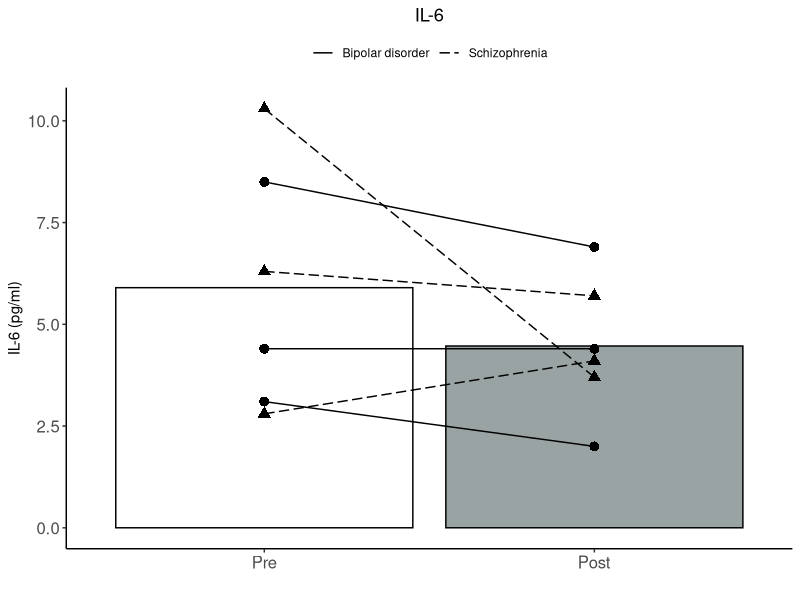
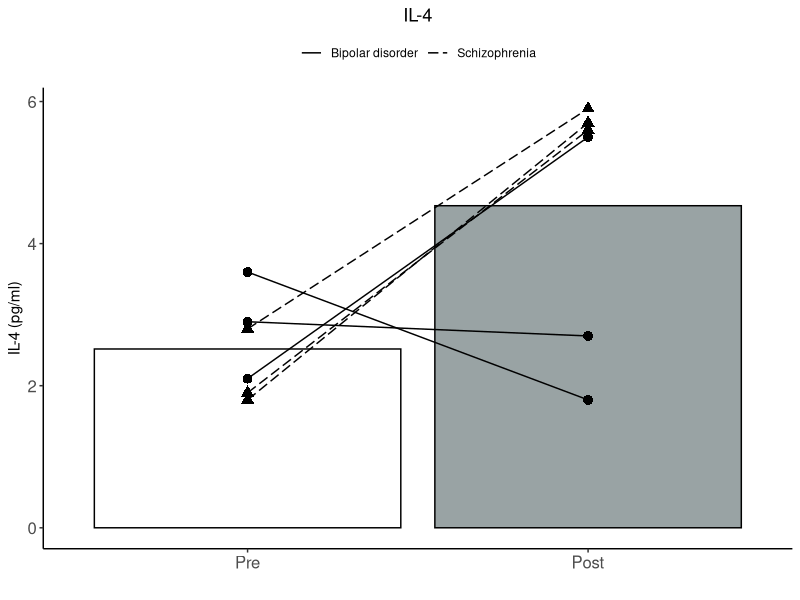
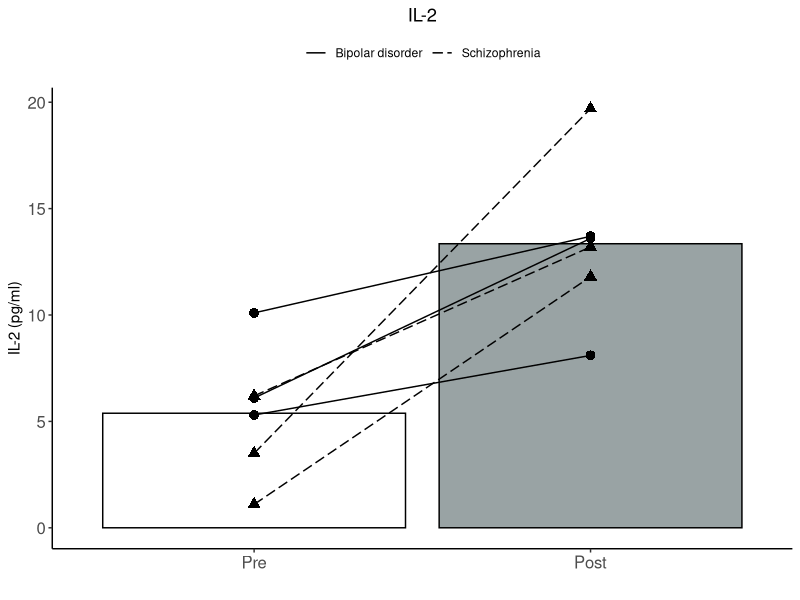
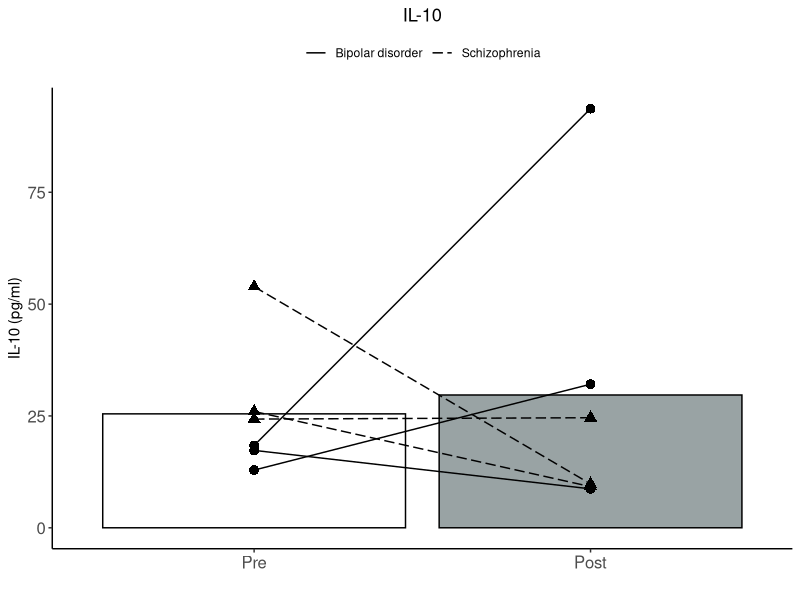
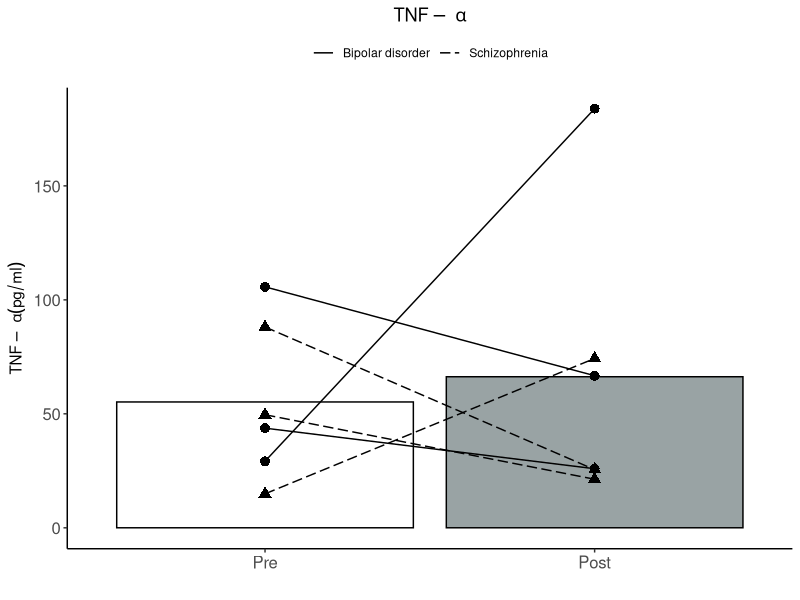
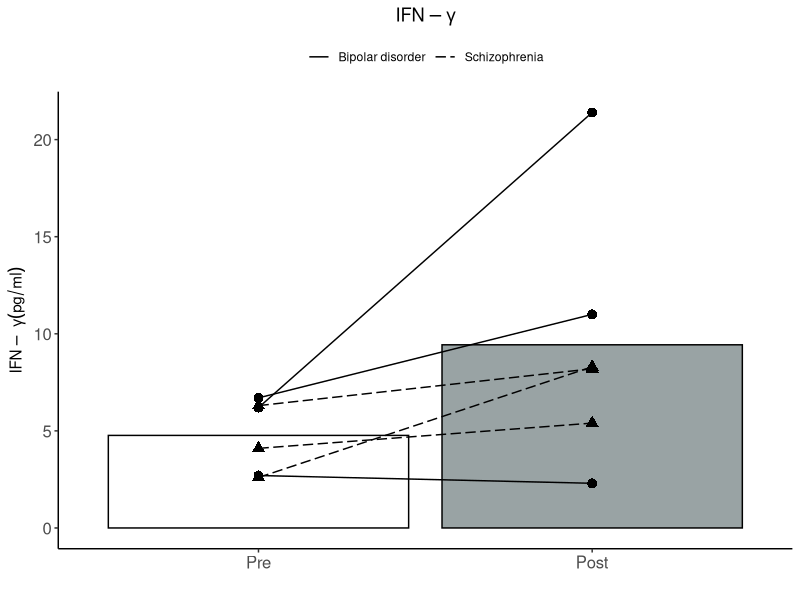
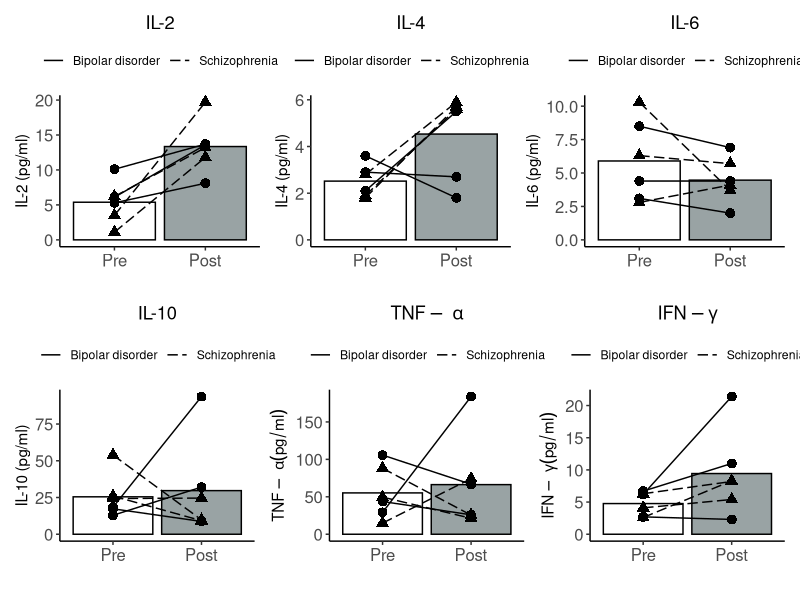

Write R code to recreate these figures, in order.
# Packages ------------------------------------------------------------------------------------
library(tidyverse)
library(patchwork)

# Loading data --------------------------------------------------------------------------------
df <- read_delim("chronic_effect.csv",
                 delim = ";",
                 escape_double = FALSE,
                 trim_ws = TRUE)

# Plot ----------------------------------------------------------------------------------------
## Acute response
### IL-6
il6 <-
  df |>
  ggplot(aes(x = tempo,
             y = il6,
             fill = tempo)) +
  geom_col(
    data = ~group_by(.x,
                     tempo)  |>
      summarize(il6 = mean(il6))  |>
      ungroup(),
    color = "black",
    fill = c("white", "#99A3A4"),
    show.legend = FALSE
  ) +
  geom_point(aes(shape = grupo),
             size = 3,
             show.legend = FALSE) +
  geom_line(aes(group = sujeito,
                linetype = grupo),
            show.legend = TRUE) +
  scale_linetype_manual(values=c("solid", "longdash"))+
  labs(title = "IL-6",
       y = "IL-6 (pg/ml)") +
  xlab(label = "") +
  scale_x_discrete(labels = c("Pre", "Post")) +
  scale_fill_discrete(guide="none") +
  theme_classic() +
  ggtitle("IL-6") +
  theme(legend.title = element_blank(),
        legend.position = "top") +
  theme(plot.title = element_text(hjust = 0.5),
        axis.text = element_text(size = 12))

il6

### IL-4
il4 <-
  df |>
  ggplot(aes(x = tempo,
             y = il4,
             fill = tempo)) +
  geom_col(
    data = ~group_by(.x,
                     tempo)  |>
      summarize(il4 = mean(il4))  |>
      ungroup(),
    color = "black",
    fill = c("white", "#99A3A4"),
    show.legend = FALSE
  ) +
  geom_point(aes(shape = grupo),
             size = 3,
             show.legend = FALSE) +
  geom_line(aes(group = sujeito,
                linetype = grupo),
            show.legend = TRUE) +
  scale_linetype_manual(values=c("solid", "longdash"))+
  labs(title = "IL-4",
       y = "IL-4 (pg/ml)") +
  xlab(label = "") +
  scale_x_discrete(labels = c("Pre", "Post")) +
  scale_fill_discrete(guide="none") +
  theme_classic() +
  ggtitle("IL-4") +
  theme(legend.title = element_blank(),
        legend.position = "top") +
  theme(plot.title = element_text(hjust = 0.5),
        axis.text = element_text(size = 12))

il4

### IL-2
il2 <-
  df |>
  ggplot(aes(x = tempo,
             y = il2,
             fill = tempo)) +
  geom_col(
    data = ~group_by(.x,
                     tempo)  |>
      summarize(il2 = mean(il2))  |>
      ungroup(),
    color = "black",
    fill = c("white", "#99A3A4"),
    show.legend = FALSE
  ) +
  geom_point(aes(shape = grupo),
             size = 3,
             show.legend = FALSE) +
  geom_line(aes(group = sujeito,
                linetype = grupo),
            show.legend = TRUE) +
  scale_linetype_manual(values=c("solid", "longdash"))+
  labs(title = "IL-2",
       y = "IL-2 (pg/ml)") +
  xlab(label = "") +
  scale_x_discrete(labels = c("Pre", "Post")) +
  scale_fill_discrete(guide="none") +
  theme_classic() +
  ggtitle("IL-2") +
  theme(legend.title = element_blank(),
        legend.position = "top") +
  theme(plot.title = element_text(hjust = 0.5),
        axis.text = element_text(size = 12))

il2

### IL-10
il10 <-
  df |>
  ggplot(aes(x = tempo,
             y = il10,
             fill = tempo)) +
  geom_col(
    data = ~group_by(.x,
                     tempo)  |>
      summarize(il10 = mean(il10))  |>
      ungroup(),
    color = "black",
    fill = c("white", "#99A3A4"),
    show.legend = FALSE
  ) +
  geom_point(aes(shape = grupo),
             size = 3,
             show.legend = FALSE) +
  geom_line(aes(group = sujeito,
                linetype = grupo),
            show.legend = TRUE) +
  scale_linetype_manual(values=c("solid", "longdash"))+
  labs(title = "IL-10",
       y = "IL-10 (pg/ml)") +
  xlab(label = "") +
  scale_x_discrete(labels = c("Pre", "Post")) +
  scale_fill_discrete(guide="none") +
  theme_classic() +
  ggtitle("IL-10") +
  theme(legend.title = element_blank(),
        legend.position = "top") +
  theme(plot.title = element_text(hjust = 0.5),
        axis.text = element_text(size = 12))

il10

### TNF
tnf <-
  df |>
  ggplot(aes(x = tempo,
             y = tnf,
             fill = tempo)) +
  geom_col(
    data = ~group_by(.x,
                     tempo)  |>
      summarize(tnf = mean(tnf))  |>
      ungroup(),
    color = "black",
    fill = c("white", "#99A3A4"),
    show.legend = FALSE
  ) +
  geom_point(aes(shape = grupo),
             size = 3,
             show.legend = FALSE) +
  geom_line(aes(group = sujeito,
                linetype = grupo),
            show.legend = TRUE) +
  scale_linetype_manual(values=c("solid", "longdash"))+
  labs(title = "TNF",
       y = expression(TNF-~alpha  (pg/ml))) +
  xlab(label = "") +
  scale_x_discrete(labels = c("Pre", "Post")) +
  scale_fill_discrete(guide="none") +
  theme_classic() +
  ggtitle(expression(TNF-~alpha)) +
  theme(legend.title = element_blank(),
        legend.position = "top") +
  theme(plot.title = element_text(hjust = 0.5),
        axis.text = element_text(size = 12))

tnf

### IFN
ifn <-
  df |>
  ggplot(aes(x = tempo,
             y = ifn,
             fill = tempo)) +
  geom_col(
    data = ~group_by(.x,
                     tempo)  |>
      summarize(ifn = mean(ifn))  |>
      ungroup(),
    color = "black",
    fill = c("white", "#99A3A4"),
    show.legend = FALSE
  ) +
  geom_point(aes(shape = grupo),
             size = 3,
             show.legend = FALSE) +
  geom_line(aes(group = sujeito,
                linetype = grupo),
            show.legend = TRUE) +
  scale_linetype_manual(values=c("solid", "longdash"))+
  labs(title = "IFN",
       y = expression(IFN-~gamma  (pg/ml))) +
  xlab(label = "") +
  scale_x_discrete(labels = c("Pre", "Post")) +
  scale_fill_discrete(guide="none") +
  theme_classic() +
  ggtitle(expression(IFN-gamma)) +
  theme(legend.title = element_blank(),
        legend.position = "top") +
  theme(plot.title = element_text(hjust = 0.5),
        axis.text = element_text(size = 12))

ifn

# layout --------------------------------------------------------------------------------------
(il2 + il4 + il6)/(il10 + tnf + ifn)
